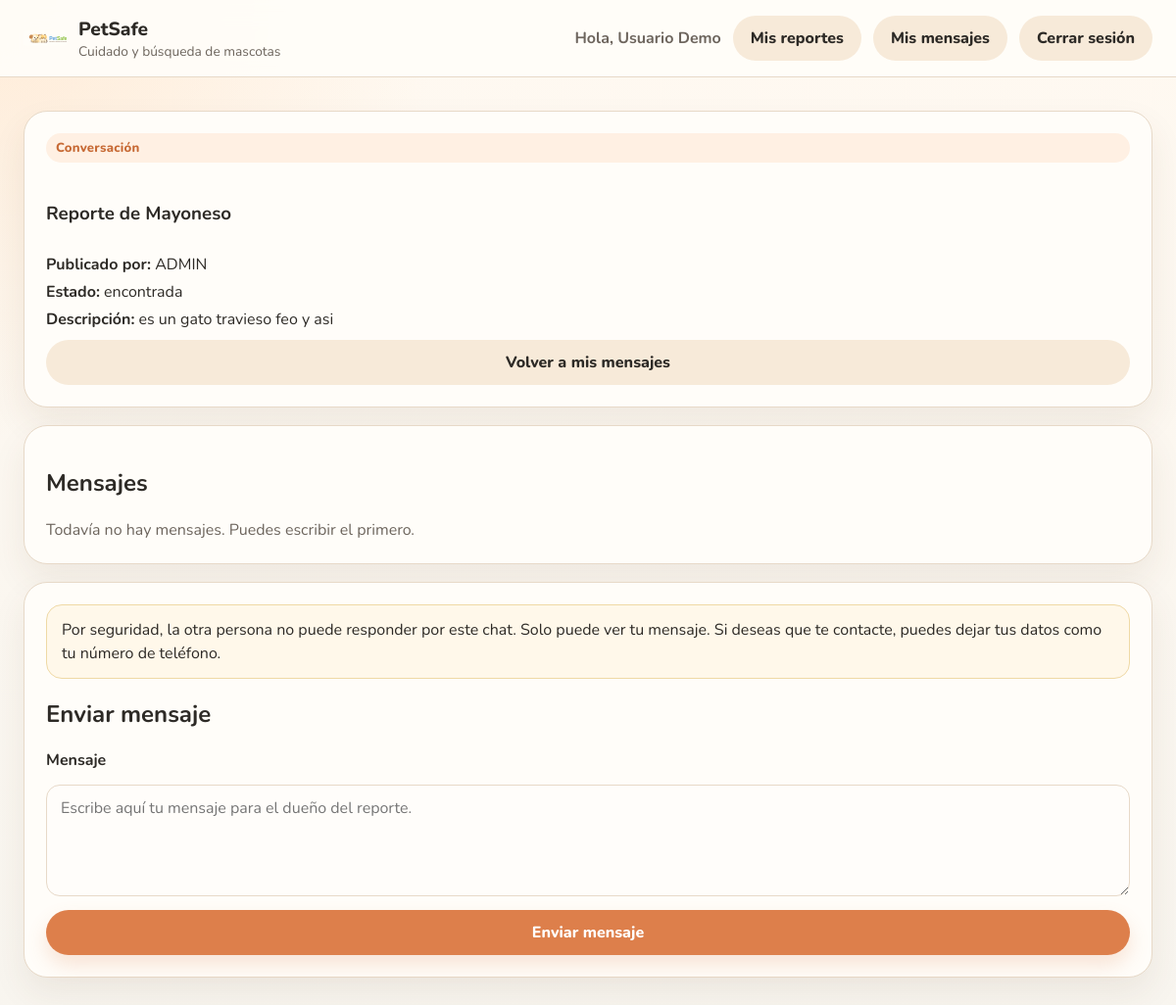
The page /mensajes/reporte/11 (signed in) on the database its author committed.
### app.py (models this page shows, shortened)
class Usuario(UserMixin, db.Model):
    __tablename__ = "usuarios"
    id = db.Column(db.Integer, primary_key=True)
    nombre = db.Column(db.String(120), nullable=False)
    correo = db.Column(db.String(120), unique=True, nullable=False, index=True)
    password_hash = db.Column(db.String(255), nullable=False)
    creado_en = db.Column(db.DateTime(timezone=True), default=ahora_utc, nullable=False)
    reportes = db.relationship("Reporte", back_populates="creador", lazy=True)
    mensajes_enviados = db.relationship(
        "MensajeChat",
        foreign_keys="MensajeChat.remitente_id",
        back_populates="remitente",
        lazy=True,
    )
    mensajes_recibidos = db.relationship(
        "MensajeChat",
        foreign_keys="MensajeChat.destinatario_id",
        back_populates="destinatario",
        lazy=True,
    )
    notificaciones = db.relationship("Notificacion", back_populates="usuario", lazy=True)

class Reporte(db.Model):
    __tablename__ = "reportes"
    id = db.Column(db.Integer, primary_key=True)
    nombre_mascota = db.Column(db.String(120), nullable=False)
    edad_mascota = db.Column(db.String(50), nullable=False)
    tipo_mascota = db.Column(db.String(50), nullable=False)
    otro_tipo_mascota = db.Column(db.String(80), nullable=True)
    descripcion = db.Column(db.Text, nullable=False)
    ofrece_recompensa = db.Column(db.Boolean, default=False, nullable=False)
    foto_mascota = db.Column(db.String(255), nullable=True)
    latitud = db.Column(db.Float, nullable=False)
    longitud = db.Column(db.Float, nullable=False)
    radio_busqueda_km = db.Column(db.Float, nullable=False, default=0.1)
    radio_busqueda_metros = db.Column(db.Integer, nullable=False)
    estado = db.Column(db.String(30), default="activo", nullable=False)
    motivo_cierre = db.Column(db.String(255), nullable=True)
    creado_en = db.Column(db.DateTime(timezone=True), default=ahora_utc, nullable=False)
    actualizado_en = db.Column(db.DateTime(timezone=True), default=ahora_utc, nullable=False)
    ultima_actividad_en = db.Column(db.DateTime(timezone=True), default=ahora_utc, nullable=False)
    aviso_inactividad_en = db.Column(db.DateTime(timezone=True), nullable=True)
    fecha_limite_respuesta = db.Column(db.DateTime(timezone=True), nullable=True)
    usuario_id = db.Column(db.Integer, db.ForeignKey("usuarios.id"), nullable=False)
    creador = db.relationship("Usuario", back_populates="reportes")
    colores = db.relationship("Color", secondary=reporte_colores, lazy="joined")

### app.py (the view, shortened to what this page needs)
@app.route("/mensajes/reporte/<int:reporte_id>", methods=["GET", "POST"])
@login_required
def ver_conversacion(reporte_id):
    reporte = Reporte.query.get_or_404(reporte_id)
    mensajes_pendientes = MensajeChat.query.filter_by(
        reporte_id=reporte.id,
        destinatario_id=current_user.id,
        leido=False,
    ).all()
    for mensaje in mensajes_pendientes:
        mensaje.leido = True
    if mensajes_pendientes:
        db.session.commit()
    mensajes = (
        MensajeChat.query.filter_by(reporte_id=reporte.id)
        .order_by(MensajeChat.creado_en.asc())
        .all()
    )
    es_dueno = reporte.usuario_id == current_user.id
    ha_participado = any(
        mensaje.remitente_id == current_user.id or mensaje.destinatario_id == current_user.id
        for mensaje in mensajes
    )
    if not es_dueno and not ha_participado:
        mensajes = []
    return render_template(
        "conversacion.html",
        reporte=reporte,
        mensajes=[mensaje.a_diccionario() for mensaje in mensajes],
        es_dueno=es_dueno,
        puede_escribir=not es_dueno,
    )

### app.py (called while the page is built)
@login_manager.user_loader
def cargar_usuario(user_id):
    return Usuario.query.get(int(user_id))

### templates/conversacion.html (shortened to what this page needs)
{% extends "base.html" %}
{% block contenido %}
<section class="contenedor-simple">
    <article class="tarjeta-panel tarjeta-contexto">
        <span class="etiqueta-pantalla">Conversación</span>
        <h1>Reporte de {{ reporte.nombre_mascota }}</h1>
        <div class="resumen-conversacion">
            <p><strong>Publicado por:</strong> {{ reporte.creador.nombre }}</p>
            <p><strong>Estado:</strong> {{ reporte.estado }}</p>
            <p><strong>Descripción:</strong> {{ reporte.descripcion }}</p>
        </div>
        <a class="boton-secundario" href="{{ url_for('mis_mensajes') }}">Volver a mis mensajes</a>
    </article>
    <article class="tarjeta-panel">
        <h2>Mensajes</h2>
        {% if mensajes %}
            <div class="lista-mensajes">
                {% for mensaje in mensajes %}
                    <div class="burbuja-mensaje {% if mensaje.remitente_id == current_user.id %}mensaje-propio{% endif %}">
                        <p>{{ mensaje.contenido }}</p>
                        <span>{{ mensaje.creado_en }}</span>
                    </div>
                {% endfor %}
            </div>
        {% else %}
            <p class="mensaje-suave">
                {% if es_dueno %}
                    Aún no recibes mensajes en este reporte.
                {% else %}
                    Todavía no hay mensajes. Puedes escribir el primero.
                {% endif %}
            </p>
        {% endif %}
    </article>
    <article class="tarjeta-panel">
        <div class="aviso-seguridad-chat">
            Por seguridad, la otra persona no puede responder por este chat. Solo puede ver tu mensaje.
            Si deseas que te contacte, puedes dejar tus datos como tu número de teléfono.
        </div>
        <h2>Enviar mensaje</h2>
        {% if puede_escribir %}
            <form method="POST" class="formulario-panel">
                <label for="contenido">Mensaje</label>
                <textarea id="contenido" name="contenido" rows="4" placeholder="Escribe aquí tu mensaje para el dueño del reporte." required></textarea>
                <button type="submit" class="boton-principal">Enviar mensaje</button>
            </form>
        {% else %}
            <p class="mensaje-suave">
                Este reporte es tuyo. Aquí puedes leer los mensajes que te manden otras personas.
            </p>
        {% endif %}
    </article>
</section>
{% endblock %}

### templates/base.html (shortened to what this page needs)
<!DOCTYPE html>
<html lang="es">
<head>
    <link rel="stylesheet" href="https://unpkg.com/leaflet@1.9.4/dist/leaflet.css">
    <link rel="stylesheet" href="{{ url_for('static', filename='css/styles.css') }}">
</head>
<body>
    <header class="barra-superior">
        <a class="marca" href="{{ url_for('inicio') }}">
            <img src="{{ url_for('static', filename='img/logo-petsafe.svg') }}" alt="Logo de PetSafe" class="logo">
            <div class="marca-texto">
                <span>PetSafe</span>
                <small>Cuidado y búsqueda de mascotas</small>
            </div>
        </a>
        {% if current_user.is_authenticated %}
            <nav class="navegacion">
                <span class="saludo">Hola, {{ current_user.nombre }}</span>
                <a class="boton-secundario boton-nav" href="{{ url_for('mis_reportes') }}">Mis reportes</a>
                <a class="boton-secundario boton-nav" href="{{ url_for('mis_mensajes') }}">Mis mensajes</a>
                <a class="boton-secundario boton-nav" href="{{ url_for('cerrar_sesion') }}">Cerrar sesión</a>
            </nav>
        {% endif %}
    </header>
    <main class="contenido-principal">
        <section class="contenedor-alertas">
        </section>
        {% block contenido %}{% endblock %}
    </main>
</body>
</html>

### static/css/styles.css (style rules this page uses)
:root { --fondo: #f8f5ef; --fondo-panel: #fffdf9; --fondo-suave: #fff4e8; --texto: #2d2a26; --texto-suave: #6d655d; --borde: #e7d9c8; --borde-suave: #f0e4d5; --primario: #dd7f4b; --primario-fuerte: #c76a35; --primario-claro: #fff0e3; --sombra: 0 16px 35px rgba(90, 63, 34, 0.08); }
* { box-sizing: border-box; }
body { margin: 0; font-family: "Nunito", sans-serif; background: radial-gradient(circle at top left, rgba(255, 225, 196, 0.55), transparent 28%), linear-gradient(180deg, #fff9f1 0%, var(--fondo) 100%); color: var(--texto); }
a { color: var(--primario-fuerte); }
main, button, input, select, textarea { font: inherit; }
.contenido-principal { padding-bottom: 24px; }
.barra-superior { display: flex; justify-content: space-between; align-items: center; gap: 16px; padding: 16px 24px; background: rgba(255, 253, 249, 0.92); border-bottom: 1px solid var(--borde); position: sticky; top: 0; z-index: 999; backdrop-filter: blur(12px); }
.marca { display: inline-flex; align-items: center; gap: 12px; text-decoration: none; color: var(--texto); }
.marca-texto { display: grid; }
.marca-texto span { font-weight: 800; font-size: 1.2rem; }
.marca-texto small { color: var(--texto-suave); font-size: 0.86rem; }
.logo { width: 44px; height: 44px; }
.navegacion { display: flex; flex-wrap: wrap; align-items: center; justify-content: flex-end; gap: 12px; }
.saludo { color: var(--texto-suave); font-weight: 700; }
.boton-nav { min-width: 130px; }
.contenedor-alertas { padding: 16px 24px 0; }
.tarjeta-auth, .tarjeta-panel { background: var(--fondo-panel); border: 1px solid var(--borde); border-radius: 24px; box-shadow: var(--sombra); }
.tarjeta-panel { padding: 22px; }
.etiqueta-pantalla { display: inline-block; margin-bottom: 10px; padding: 6px 10px; border-radius: 999px; background: var(--primario-claro); color: var(--primario-fuerte); font-size: 0.82rem; font-weight: 800; letter-spacing: 0.02em; }
.formulario-auth, .formulario-panel { display: grid; gap: 14px; }
label, legend { font-weight: 700; }
input, select, textarea { width: 100%; padding: 12px 14px; border-radius: 14px; border: 1px solid var(--borde); background: #fffdfa; color: var(--texto); transition: border-color 0.2s ease, box-shadow 0.2s ease; }
textarea { resize: vertical; min-height: 110px; }
.boton-principal, .boton-secundario { border: none; cursor: pointer; border-radius: 999px; padding: 12px 18px; font-weight: 800; text-decoration: none; text-align: center; transition: transform 0.15s ease, background 0.15s ease, box-shadow 0.15s ease; }
.boton-principal { background: var(--primario); color: white; box-shadow: 0 10px 20px rgba(221, 127, 75, 0.2); }
.boton-secundario { background: #f7ead9; color: var(--texto); }
.contenedor-simple { display: grid; gap: 18px; padding: 18px 24px 24px; }
.mensaje-suave { color: var(--texto-suave); margin: 0; line-height: 1.5; }
.tarjeta-contexto { display: grid; gap: 10px; }
.resumen-conversacion { display: grid; gap: 6px; }
.resumen-conversacion p { margin: 0; }
.aviso-seguridad-chat, .aviso-notificacion { padding: 13px 15px; border-radius: 16px; background: #fff8ea; border: 1px solid #efd9a5; color: var(--texto); line-height: 1.5; }

### rows shown on the page
Usuario: nombre "Usuario Demo"
Reporte: nombre_mascota "Mayoneso", estado "encontrada", descripcion "es un gato travieso feo y asi"
Usuario: creador.nombre "ADMIN"
